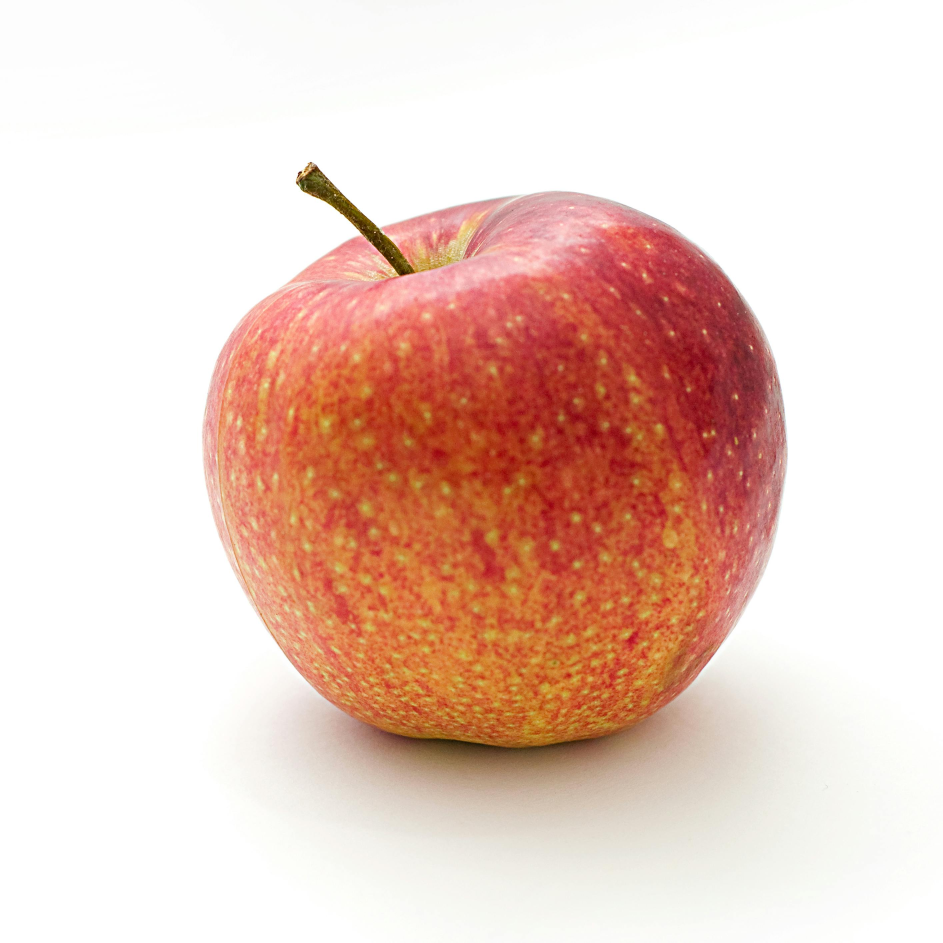
#> input picture apple.jpg, 2827 x 2827 px (shown at 1/3 size)
$ python -i easyOCR.py   (imports and definitions only)
#> lines starting #> are read from the running program, lines starting #| are printed output that depends on the picture; after the words box and inside, x2 and y2 are one past the last pixel; in counts of white or black regions, pixels touching at a corner belong together
#> further down, picture is the input picture: shape (2827, 2827, 3); mean B, G, R 195.2, 205.7, 234.9
import easyocr
#from ultralytics import YOLO
from datetime import datetime
import re
import cv2
from dateutil.parser import parse
import numpy as np
from foodClasses import textClasses, pluMapping, openImageFoodItemList, openImagePackageItemList
from difflib import SequenceMatcher

try:
    reader = easyocr.Reader(['en'])
except Exception as e:
    raise Exception(f"ERROR: OCR model loading failed: {str(e)}")
try:
    yolo = YOLO('yolov8x-oiv7.pt')
except Exception as e:
    raise Exception(f"ERROR: YOLO model loading failed: {str(e)}")

def cleanText(text):
    """ Normalize and clean extracted OCR text while keeping numbers. """
    return re.sub(r'[^a-zA-Z0-9\s]', '', text).strip().lower()


# [141 lines left out: functions isFoodClass, isPLUClass, extractExpirationDate, not called in this run]


def preprocessImage(img):
    print("Preprocessing image")

    if img is None:
        return("Image not found")

    # Convert to grayscale
    gray = cv2.cvtColor(img, cv2.COLOR_BGR2GRAY)
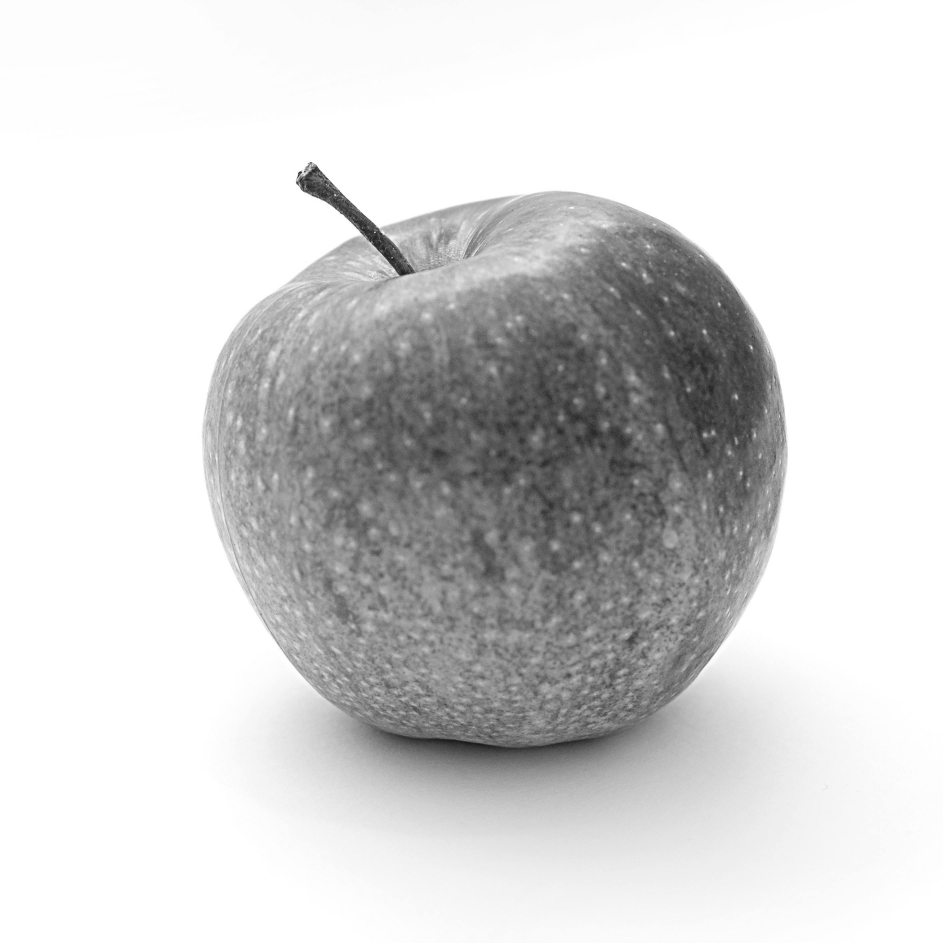
#> gray: shape (2827, 2827) (shown at 1/3 size); min 10, max 255, mean 213.2

    # Apply Contrast Limited Adaptive Histogram Equalization (CLAHE)
    clahe = cv2.createCLAHE(clipLimit=3.0, tileGridSize=(8, 8))
    gray = clahe.apply(gray)
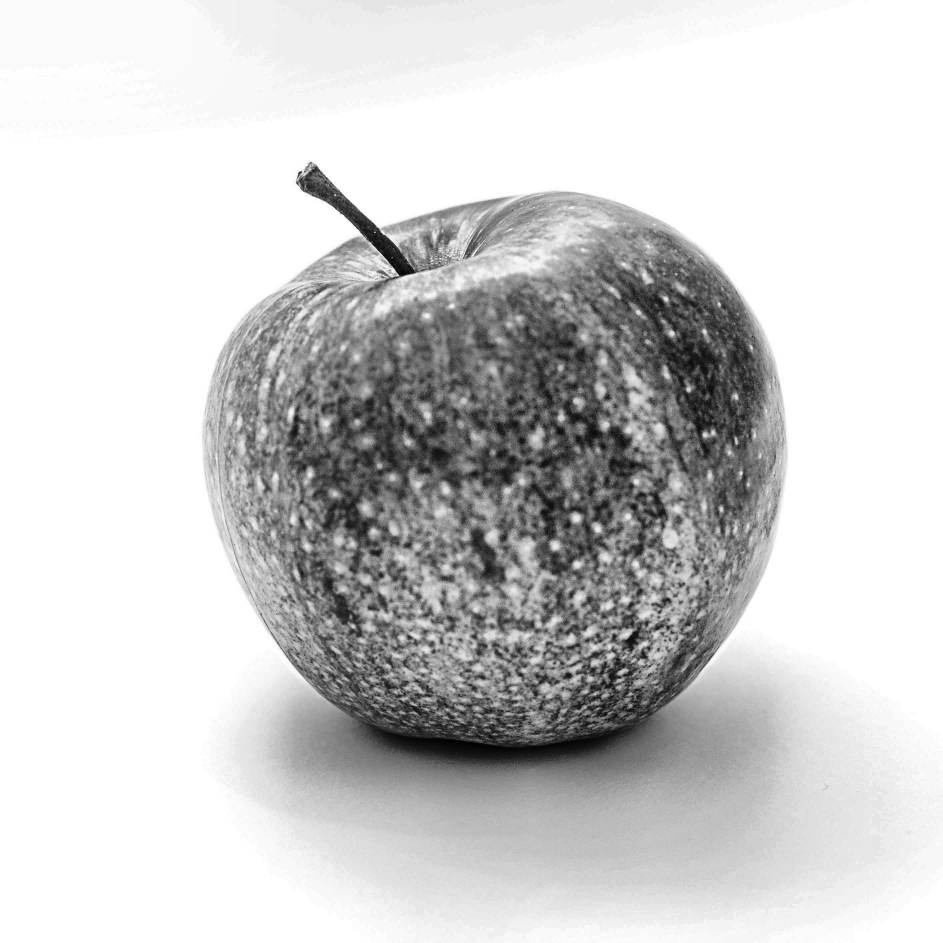
#> gray: shape (2827, 2827) (shown at 1/3 size); min 1, max 255, mean 206.5

    # Use Morphological Gradient to highlight text regions
    kernel = np.ones((3, 3), np.uint8)
    grad = cv2.morphologyEx(gray, cv2.MORPH_GRADIENT, kernel)
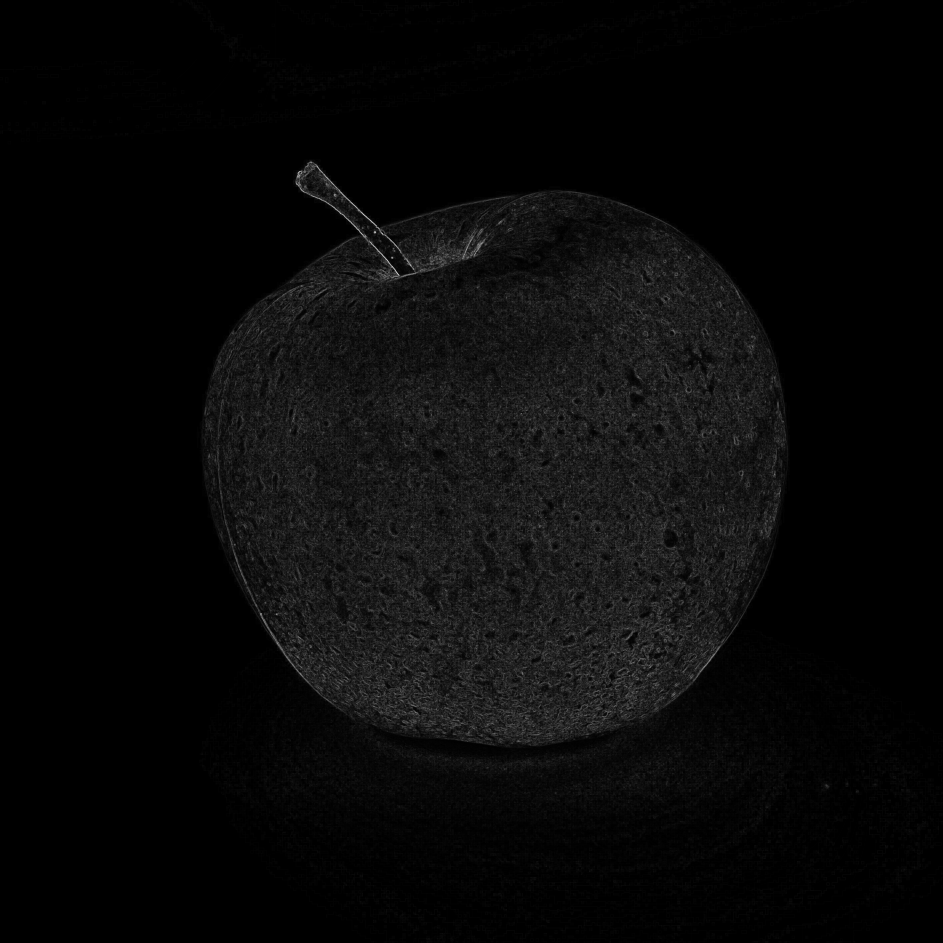
#> grad: shape (2827, 2827) (shown at 1/3 size); min 0, max 228, mean 8.9

    # Apply adaptive thresholding (handles variable lighting)
    binary = cv2.adaptiveThreshold(grad, 255, cv2.ADAPTIVE_THRESH_GAUSSIAN_C,
                                   cv2.THRESH_BINARY, 11, 2)
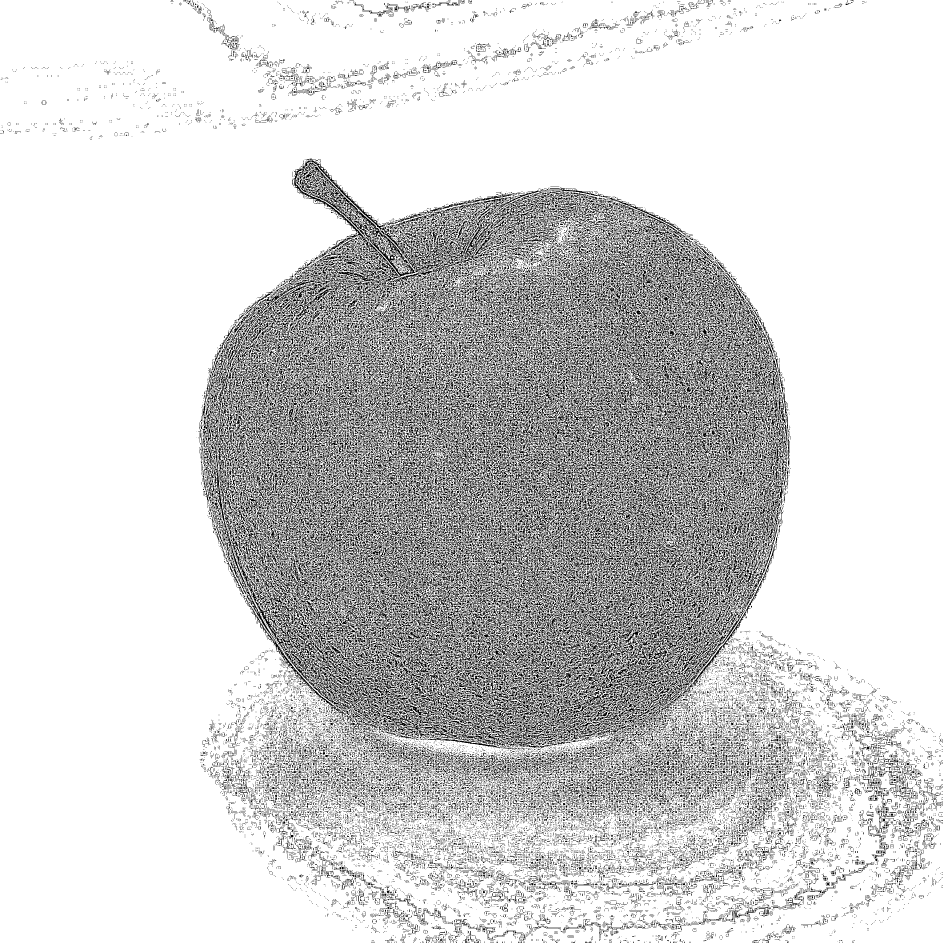
#> binary: shape (2827, 2827) (shown at 1/3 size); 82.4% white; black in thin lines or dots

    # Find text contours
    contours, _ = cv2.findContours(binary, cv2.RETR_EXTERNAL, cv2.CHAIN_APPROX_SIMPLE)
#> contours = 14 contours, 13 with area under 20; largest, box (x1, y1, x2, y2) and area: (0, 0, 2827, 2827) 7984722

    # Create a mask to extract text regions
    mask = np.zeros_like(gray)
    for cnt in contours:
        x, y, w, h = cv2.boundingRect(cnt)
        if w > 30 and h > 10:  # Ignore small non-text contours
            mask[y:y+h, x:x+w] = 255
#> this loop made 14 passes
#> (cnt, x, y, w, h) on passes 1, 2, 3, 4, 6, 7, 8, 9, 10: ([[2363, 2826], [2365, 2826]], 2363, 2826, 3, 1), ([[1318, 2826], [1321, 2826]], 1318, 2826, 4, 1), ([[1162, 2826], [1165, 2826]], 1162, 2826, 4, 1), ([[1323, 2819], [1322, 2820], [1324, 2820], [1324, 2819]], 1322, 2819, 3, 2), ([[2826, 2354], [2826, 2357]], 2826, 2354, 1, 4), ([[2826, 2282], [2826, 2285]], 2826, 2282, 1, 4), ([[2554, 0], [2555, 0]], 2554, 0, 2, 1), ([[2186, 0], [2189, 0]], 2186, 0, 4, 1), ([[2162, 0], [2165, 0]], 2162, 0, 4, 1)
#> (x, y, w, h) on passes 5, 11, 12, 14: (2823, 2407, 4, 7), (1410, 0, 4, 5), (1386, 0, 4, 5), (0, 0, 2827, 2827)
#> mask: shape (2827, 2827); every value is 255

    # Apply the mask
    processed = cv2.bitwise_and(gray, gray, mask=mask)

    print("Image Preprocessed")
    return processed  # Return improved image as a NumPy array

def performOCR(image):
    print("Performing OCR")
    result = {}
    foodLabels = []
    textResults = None

    processedImage = preprocessImage(image)
    if isinstance(processedImage, str):
        return {"Error": processedImage}

    try:
        print("Running YOLO to detect object...")

        height, width = image.shape[:2]
#> height = 2827; width = 2827

        # Calculate the largest multiple of 32 that's <= current dimensions
        new_height = height - (height % 32)
#> new_height = 2816
        new_width = width - (width % 32)
#> new_width = 2816

        # Ensure dimensions don't go below 32
        new_height = max(32, new_height)
        new_width = max(32, new_width)

        # Resize the image
        resized_image = cv2.resize(image, (new_width, new_height))

        print(f"Resized image dimensions: {resized_image.shape[:2]}")
#| Resized image dimensions: (2816, 2816)
        """
        modelResults = yolo(resized_image, conf=0.7, imgsz=(new_height, new_width))

        print("Detection complete. Filtering objects...")
        for modelResult in modelResults:
            for box in modelResult.boxes:
                #cycle through detection boxes from model
                classID = int(box.cls[0])
                className = yolo.names[classID]
                print("Found: ", {className})
                if classID in openImageFoodItemList:
                    #if detected known food item (mostly produce)
                    print(f"{className} in open image list...")
                    if className == "Lemon":
                        className = "Orange"
                    elif className == "Cucumber":
                        className = "Banana"
                    foodLabels.append(className)
                    result["Food Labels"] = foodLabels
                    return result

                elif classID in openImagePackageItemList:
                    #if detected known packaging item
                    print(f"Extracting text from {className}...")
                    #crop if bottle or box is detected to read specific location
                    bbox = box.xyxy[0].tolist()
                    x1, y1, x2, y2 = map(int, bbox)

                    # Crop detected text
                    croppedText = processedImage[y1:y2, x1:x2]

                    # Recognize text using EasyOCR
                    textResults = reader.readtext(croppedText, detail=0, paragraph=True, text_threshold=0.5)

                    print("Text extraction complete!")

            """

        if textResults is None:
            print("No known objects detected. Scanning image for text.")
            textResults = reader.readtext(processedImage, detail=0, paragraph=True, text_threshold=0.5)
            # no package or bottle detected. maybe PLU?
            print("Scan complete.")
            for text in textResults:
                classification = isPLUClass(text)
                if classification:
                    print(f"Detected PLU: {classification['value']}.")
                    foodLabels.append(classification["value"])
                    result["Food Labels"] = foodLabels
                    return result

        # Check for food class
        for text in textResults:
            classification = isFoodClass(text)
            if classification:
                print(f"Detected food item: {classification['value']}.")
                foodLabels.append(classification["value"])

        # Extract expiration date
        expirationDate = extractExpirationDate(textResults)

        if foodLabels:
            result["Food Labels"] = foodLabels

        if expirationDate:
            result["Expiration Date"] = expirationDate

        return result  # Only includes keys if values exist

    except Exception as e:
        return {"Error": str(e)}

>>> import cv2
>>> picture = cv2.imread('../apple.jpg')
>>> result = performOCR(picture)
#> result = {'Error': "name 'reader' is not defined"}

$ run again, on banana.jpg
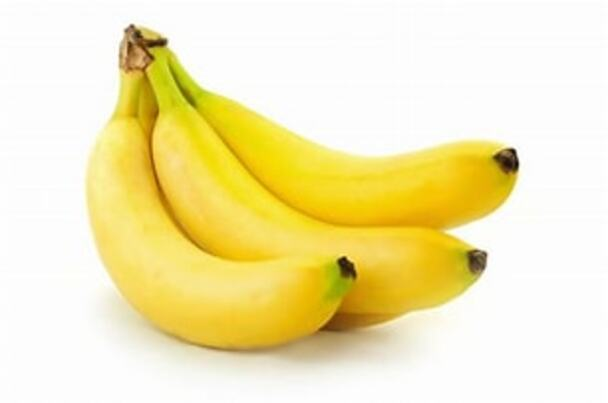
#> input picture banana.jpg, 608 x 403 px
#> picture is the input picture: shape (403, 608, 3); mean B, G, R 182.7, 233.6, 244.3
#> in preprocessImage, `binary = cv2.adaptiveThreshold(grad, 255, cv2.ADAPTIVE_THRESH_GAUSSIAN..`:
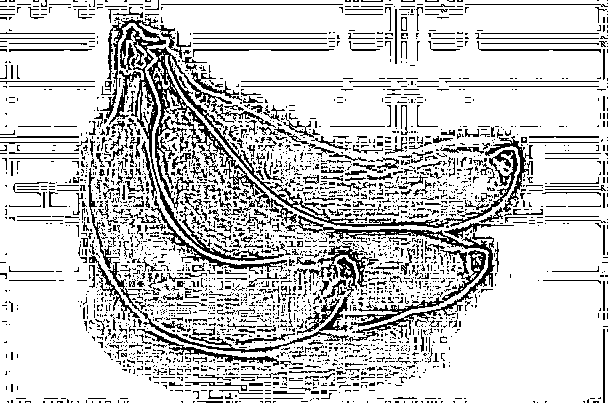
#> binary: shape (403, 608); 80.1% white; black in thin lines or dots
#> contours = 16 contours, 15 with area under 20; largest, box (x1, y1, x2, y2) and area: (0, 0, 608, 403) 241710
#> the loop in preprocessImage, `for cnt in contours:` made 16 passes
#> (cnt, x, y, w, h) on passes 2 to 9: ([[266, 402], [269, 402]], 266, 402, 4, 1), ([[106, 402], [109, 402]], 106, 402, 4, 1), ([[58, 402], [59, 402]], 58, 402, 2, 1), ([[26, 402], [29, 402]], 26, 402, 4, 1), ([[459, 0], [460, 0]], 459, 0, 2, 1), ([[427, 0], [436, 0]], 427, 0, 10, 1), ([[403, 0], [412, 0]], 403, 0, 10, 1), ([[363, 0], [380, 0]], 363, 0, 18, 1)
#> in performOCR, `resized_image = cv2.resize(image, (new_width, new_height))`:
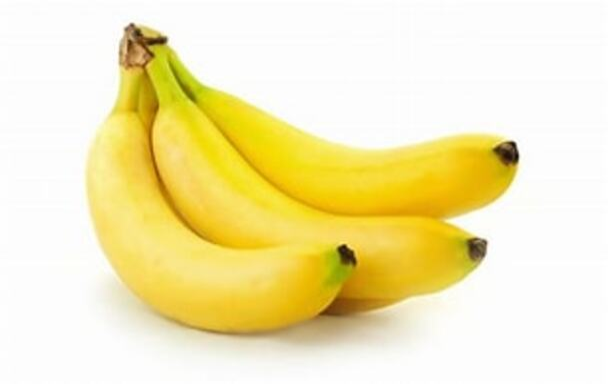
#> resized_image: shape (384, 608, 3); mean B, G, R 182.7, 233.6, 244.2
#| Resized image dimensions: (384, 608)
#> result = {'Error': "name 'reader' is not defined"}
